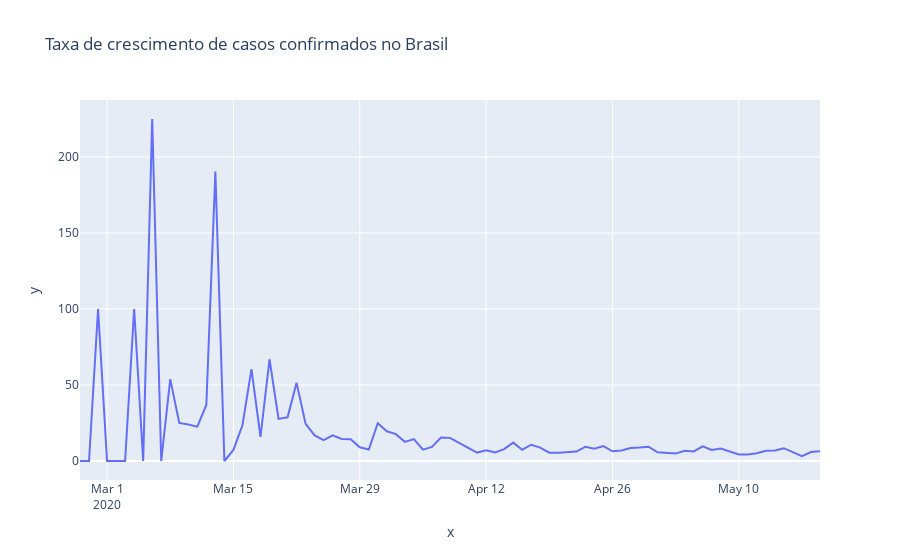

Notebook code cell kept with this figure:
### Code cell
primeiroDia = brasil.observationdate.loc[brasil.confirmed>0].min()

px.line(x=pd.date_range(primeiroDia,brasil.observationdate.max())[1:],
        y=txDia, title= "Taxa de crescimento de casos confirmados no Brasil" )
